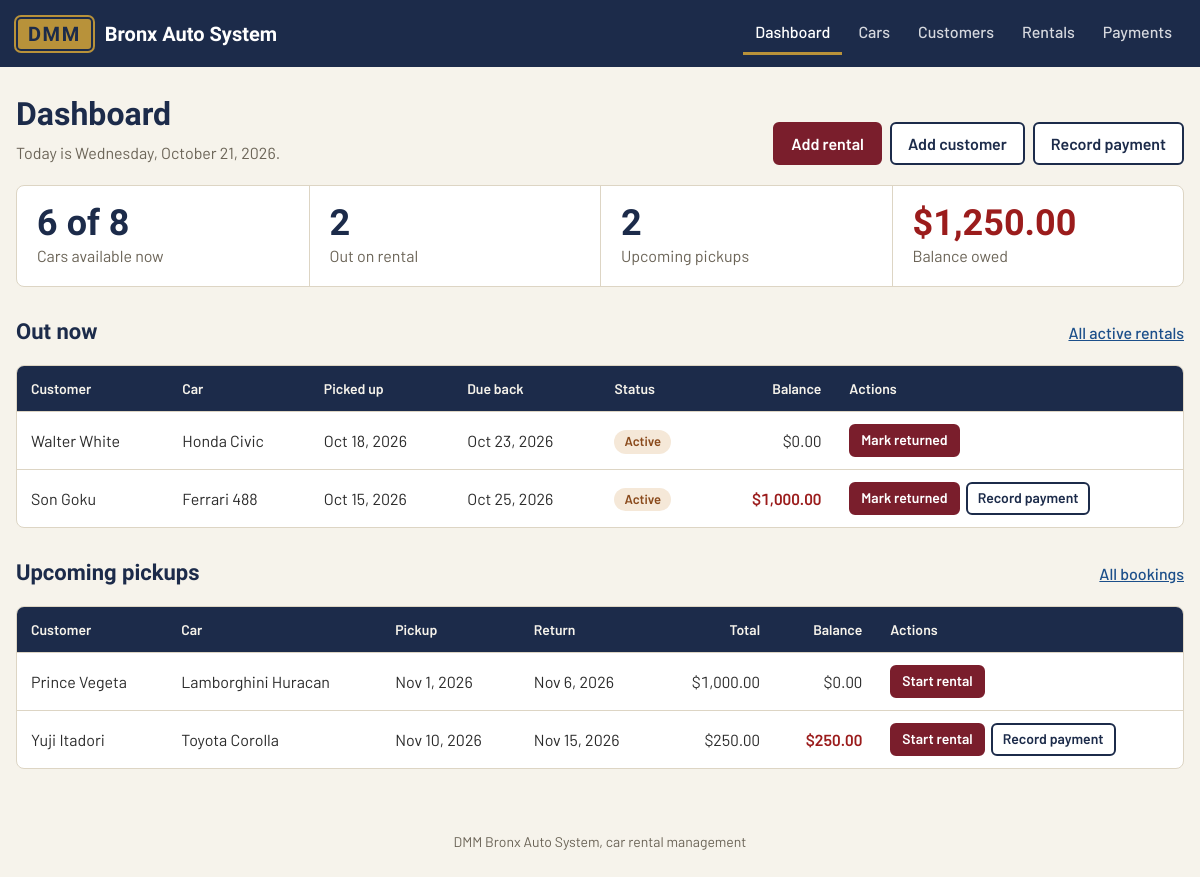
The page / on the database its author committed.
### tables this page shows
CREATE TABLE rentals (
    rental_id    INT          NOT NULL AUTO_INCREMENT,
    customer_id  INT          NOT NULL,
    car_id       INT          NOT NULL,
    rental_date  DATE         NOT NULL,
    return_date  DATE         NOT NULL,
    status       VARCHAR(20)  NOT NULL DEFAULT 'Booked',
    PRIMARY KEY (rental_id),
    KEY idx_rentals_customer (customer_id),
     
    KEY idx_rentals_car_dates (car_id, rental_date, return_date),
    KEY idx_rentals_status (status),
    CONSTRAINT fk_rentals_customer FOREIGN KEY (customer_id)
        REFERENCES customers (customer_id)
        ON UPDATE CASCADE ON DELETE RESTRICT,
    CONSTRAINT fk_rentals_car FOREIGN KEY (car_id)
        REFERENCES cars (car_id)
        ON UPDATE CASCADE ON DELETE RESTRICT,
    CONSTRAINT chk_rentals_dates CHECK (return_date >= rental_date),
    CONSTRAINT chk_rentals_status CHECK (status IN ('Booked', 'Active', 'Returned'))
);

CREATE TABLE customers (
    customer_id  INT           NOT NULL AUTO_INCREMENT,
    first_name   VARCHAR(50)   NOT NULL,
    last_name    VARCHAR(50)   NOT NULL,
    email        VARCHAR(100)  NOT NULL,
    phone        VARCHAR(15)   NOT NULL,
    PRIMARY KEY (customer_id),
    CONSTRAINT uq_customers_email UNIQUE (email)
);

CREATE TABLE cars (
    car_id   INT          NOT NULL AUTO_INCREMENT,
    brand    VARCHAR(50)  NOT NULL,
    model    VARCHAR(50)  NOT NULL,
    year     SMALLINT     NOT NULL,
    type_id  INT          NOT NULL,
    PRIMARY KEY (car_id),
    KEY idx_cars_type (type_id),
    CONSTRAINT fk_cars_type FOREIGN KEY (type_id)
        REFERENCES cartypes (type_id)
        ON UPDATE CASCADE ON DELETE RESTRICT,
    CONSTRAINT chk_cars_year CHECK (year BETWEEN 1990 AND 2100)
);

### index.php (the view, shortened to what this page needs)
<?php
require_once __DIR__ . "/includes/functions.php";
require_once __DIR__ . "/includes/db_connect.php";
$fleet = $conn->query("
    SELECT (SELECT COUNT(*) FROM cars) AS total_cars,
           (SELECT COUNT(DISTINCT car_id) FROM rentals WHERE status = 'Active') AS cars_out
")->fetch_assoc();
$cars_available = $fleet["total_cars"] - $fleet["cars_out"];
$owed = $conn->query("
    SELECT COALESCE(SUM(GREATEST(d.balance, 0)), 0) AS total_owed
    FROM (" . RENTAL_DETAILS_SQL . ") AS d
")->fetch_assoc()["total_owed"];
$out_now  = fetch_rentals($conn, "Active", "return_soonest");
$upcoming = fetch_rentals($conn, "Booked", "pickup_soonest");
$active_page = "index.php";
require __DIR__ . "/includes/header.php";
?>
<div class="page-head">
    <div>
        <h1>Dashboard</h1>
        <p>Today is <?= e(date("l, F j, Y")) ?>.</p>
    </div>
    <div class="page-actions">
        <a class="btn" href="add_rental.php">Add rental</a>
        <a class="btn btn-secondary" href="add_customer.php">Add customer</a>
        <a class="btn btn-secondary" href="add_payment.php">Record payment</a>
    </div>
</div>
<section class="figures" aria-label="Today at a glance">
    <div class="figure">
        <strong><?= (int) $cars_available ?> of <?= (int) $fleet["total_cars"] ?></strong>
        <span>Cars available now</span>
    </div>
    <div class="figure">
        <strong><?= count($out_now) ?></strong>
        <span>Out on rental</span>
    </div>
    <div class="figure">
        <strong><?= count($upcoming) ?></strong>
        <span>Upcoming pickups</span>
    </div>
    <div class="figure<?= $owed > 0 ? " is-owed" : "" ?>">
        <strong><?= e(money($owed)) ?></strong>
        <span>Balance owed</span>
    </div>
</section>
<div class="section-title">
    <h2>Out now</h2>
    <a href="view_rentals.php?status=Active">All active rentals</a>
</div>
<div class="table-wrap">
    <table class="stack">
        <thead>
            <tr>
                <th>Customer</th>
                <th>Car</th>
                <th>Picked up</th>
                <th>Due back</th>
                <th>Status</th>
                <th class="num">Balance</th>
                <th>Actions</th>
            </tr>
        </thead>
        <tbody>
        <?php foreach ($out_now as $r): ?>
            <tr>
                <td data-label="Customer"><?= e($r["first_name"] . " " . $r["last_name"]) ?></td>
                <td data-label="Car"><?= e($r["brand"] . " " . $r["model"]) ?></td>
                <td data-label="Picked up"><?= e(nice_date($r["rental_date"])) ?></td>
                <td data-label="Due back"><?= e(nice_date($r["return_date"])) ?></td>
                <td data-label="Status"><?= rental_status($r) ?></td>
                <td data-label="Balance" class="num<?= $r["balance"] > 0 ? " owed" : "" ?>"><?= e(money($r["balance"])) ?></td>
                <td data-label="Actions"><?= rental_actions($r, "index.php") ?></td>
            </tr>
        <?php endforeach; ?>
        </tbody>
    </table>
</div>
<div class="section-title">
    <h2>Upcoming pickups</h2>
    <a href="view_rentals.php?status=Booked">All bookings</a>
</div>
<div class="table-wrap">
    <table class="stack">
        <thead>
            <tr>
                <th>Customer</th>
                <th>Car</th>
                <th>Pickup</th>
                <th>Return</th>
                <th class="num">Total</th>
                <th class="num">Balance</th>
                <th>Actions</th>
            </tr>
        </thead>
        <tbody>
        <?php foreach ($upcoming as $r): ?>
            <tr>
                <td data-label="Customer"><?= e($r["first_name"] . " " . $r["last_name"]) ?></td>
                <td data-label="Car"><?= e($r["brand"] . " " . $r["model"]) ?></td>
                <td data-label="Pickup" class="nowrap"><?= e(nice_date($r["rental_date"])) ?></td>
                <td data-label="Return" class="nowrap"><?= e(nice_date($r["return_date"])) ?></td>
                <td data-label="Total" class="num"><?= e(money($r["total_cost"])) ?></td>
                <td data-label="Balance" class="num<?= $r["balance"] > 0 ? " owed" : "" ?>"><?= e(money($r["balance"])) ?></td>
                <td data-label="Actions"><?= rental_actions($r, "index.php") ?></td>
            </tr>
        <?php endforeach; ?>
        </tbody>
    </table>
</div>
<?php require __DIR__ . "/includes/footer.php"; ?>

### includes/header.php (shortened to what this page needs)
<?php
$nav_links = [
    "index.php"          => "Dashboard",
    "view_cars.php"      => "Cars",
    "view_customers.php" => "Customers",
    "view_rentals.php"   => "Rentals",
    "view_payments.php"  => "Payments",
];
$active_page = $active_page ?? "";
?>
<!DOCTYPE html>
<html lang="en">
<head>
    <link rel="stylesheet" href="assets/css/style.css">
</head>
<body>
<header class="topbar">
    <div class="topbar-inner">
        <a class="brand" href="index.php">
            <span class="plate">DMM</span>
            <span class="brand-name">Bronx Auto System</span>
        </a>
        <nav class="main-nav" aria-label="Main">
            <?php foreach ($nav_links as $href => $label): ?>
                <a href="<?= e($href) ?>"<?= $active_page === $href ? ' class="active" aria-current="page"' : "" ?>><?= e($label) ?></a>
            <?php endforeach; ?>
        </nav>
    </div>
</header>
<main class="page">

### includes/functions.php (shortened to what this page needs)
<?php
function fetch_rentals(mysqli $conn, ?string $status = null, string $sort = "newest"): array
{
    $sort_options = [
        "newest"          => "r.rental_date DESC, r.rental_id DESC",
        "pickup_soonest"  => "r.rental_date ASC, r.rental_id ASC",
        "return_soonest"  => "r.return_date ASC, r.rental_id ASC",
    ];
    $order_by = $sort_options[$sort] ?? $sort_options["newest"];
    if ($status !== null) {
        $stmt = $conn->prepare(RENTAL_DETAILS_SQL . " WHERE r.status = ? ORDER BY " . $order_by);
        $stmt->bind_param("s", $status);
    } else {
        $stmt = $conn->prepare(RENTAL_DETAILS_SQL . " ORDER BY " . $order_by);
    }
    $stmt->execute();
    $rows = $stmt->get_result()->fetch_all(MYSQLI_ASSOC);
    return $rows;
}
function e($value): string
{
    return htmlspecialchars((string) $value, ENT_QUOTES, "UTF-8");
}
function money($amount): string
{
    return "$" . number_format((float) $amount, 2);
}
function nice_date(?string $date): string
{
    $d = DateTime::createFromFormat("Y-m-d", (string) $date);
    return $d ? $d->format("M j, Y") : (string) $date;
}
function status_badge(string $status): string
{
    $class = "badge-" . strtolower($status);
    return '<span class="badge ' . e($class) . '">' . e($status) . "</span>";
}
function rental_status(array $rental): string
{
    $html = status_badge($rental["status"]);
    return $html;
}
function rental_actions(array $rental, string $return_to): string
{
    $id = (int) $rental["rental_id"];
    $html = "";
    if ($rental["status"] === "Booked") {
        $html .= rental_step_form($id, "start", "Start rental", "Hand over the car and start rental #$id?", $return_to);
    } elseif ($rental["status"] === "Active") {
        $html .= rental_step_form($id, "return", "Mark returned", "Mark rental #$id as returned?", $return_to);
    }
    if ((float) $rental["balance"] > 0) {
        $html .= '<a class="btn btn-small btn-secondary" href="add_payment.php?rental_id=' . $id . '">Record payment</a>';
    }
    return $html === "" ? '<span class="subtle">Done</span>' : '<div class="actions">' . $html . "</div>";
}
function rental_step_form(int $rental_id, string $step, string $label, string $question, string $return_to): string
{
    return '<form class="inline-form" method="POST" action="update_rental.php" data-confirm="' . e($question) . '">'
         . csrf_field()
         . '<input type="hidden" name="rental_id" value="' . $rental_id . '">'
         . '<input type="hidden" name="step" value="' . e($step) . '">'
         . '<input type="hidden" name="return_to" value="' . e($return_to) . '">'
         . '<button type="submit" class="btn btn-small">' . e($label) . "</button>"
         . "</form>";
}
function csrf_token(): string
{
    return $_SESSION["csrf_token"];
}
function csrf_field(): string
{
    return '<input type="hidden" name="csrf_token" value="' . e(csrf_token()) . '">';
}

### includes/footer.php (shortened to what this page needs)
</main>
<footer class="site-footer">
    <p>DMM Bronx Auto System, car rental management</p>
</footer>
</body>
</html>

### assets/css/style.css (style rules this page uses)
:root { --navy: #1c2b4a; --navy-soft: #2c3e63; --burgundy: #7a1e2c; --burgundy-dark: #5e1621; --gold: #b8923a; --page: #f6f3eb; --surface: #ffffff; --line: #ddd5c4; --head: #f1ece1; --text: #2b2b2b; --muted: #6b6457; --green: #2e6b3f; --green-bg: #e6efe5; --blue: #1c4f8a; --blue-bg: #e3eaf3; --amber: #8a4a1c; --amber-bg: #f5e8d8; --red: #9b1c1c; --red-bg: #f7e4e1; --radius: 8px; --font: "Barlow", system-ui, -apple-system, "Segoe UI", Roboto, sans-serif; --font-head: "Barlow Semi Condensed", "Barlow", system-ui, sans-serif; }
* { box-sizing: border-box; }
body { margin: 0; font-family: var(--font); font-size: 16px; line-height: 1.5; color: var(--text); background: var(--page); }
h1, h2, h3 { font-family: var(--font-head); color: var(--navy); line-height: 1.2; margin: 0 0 8px; }
h1 { font-size: 2rem; }
h2 { font-size: 1.375rem; }
a { color: var(--blue); }
.topbar { background: var(--navy); color: #fff; }
.topbar-inner { max-width: 1200px; margin: 0 auto; padding: 12px 16px; display: flex; align-items: center; justify-content: space-between; gap: 16px; flex-wrap: wrap; }
.brand { display: flex; align-items: center; gap: 12px; color: #fff; text-decoration: none; }
.plate { font-family: var(--font-head); font-weight: 700; font-size: 1.25rem; letter-spacing: 0.08em; color: var(--navy); background: var(--gold); padding: 2px 12px; border-radius: 5px; box-shadow: inset 0 0 0 2px var(--navy), 0 0 0 2px var(--gold); }
.brand-name { font-family: var(--font-head); font-weight: 600; font-size: 1.25rem; }
.main-nav { display: flex; gap: 4px; }
.main-nav a { color: rgba(255, 255, 255, 0.82); text-decoration: none; font-weight: 500; padding: 8px 12px; border-bottom: 3px solid transparent; white-space: nowrap; }
.main-nav a.active { color: #fff; border-bottom-color: var(--gold); }
.page { max-width: 1200px; margin: 0 auto; padding: 28px 16px 48px; }
.page-head { display: flex; align-items: flex-end; justify-content: space-between; gap: 16px; flex-wrap: wrap; margin-bottom: 20px; }
.page-head p { margin: 0; color: var(--muted); }
.page-actions { display: flex; gap: 8px; flex-wrap: wrap; }
.section-title { display: flex; align-items: baseline; justify-content: space-between; gap: 12px; margin: 32px 0 12px; }
.section-title a { font-weight: 500; }
.site-footer { text-align: center; color: var(--muted); font-size: 0.875rem; padding: 0 16px 32px; }
.figures { display: grid; grid-auto-flow: column; grid-auto-columns: 1fr; background: var(--surface); border: 1px solid var(--line); border-radius: var(--radius); }
.figure { padding: 18px 20px; border-left: 1px solid var(--line); }
.figure:first-child { border-left: 0; }
.figure strong { display: block; font-family: var(--font-head); font-size: 2.25rem; line-height: 1.1; color: var(--navy); font-variant-numeric: tabular-nums; }
.figure span { color: var(--muted); }
.figure.is-owed strong { color: var(--red); }
.btn { display: inline-block; font: inherit; font-weight: 600; line-height: 1.2; text-decoration: none; text-align: center; color: #fff; background: var(--burgundy); border: 2px solid var(--burgundy); border-radius: 6px; padding: 10px 16px; cursor: pointer; }
.btn-secondary { color: var(--navy); background: var(--surface); border-color: var(--navy); }
.btn-small { font-size: 0.875rem; padding: 6px 10px; }
.inline-form { display: inline; margin: 0; }
.actions { display: flex; gap: 6px; flex-wrap: wrap; }
.table-wrap { background: var(--surface); border: 1px solid var(--line); border-radius: var(--radius); overflow-x: auto; }
table { width: 100%; border-collapse: collapse; }
th, td { padding: 12px 14px; text-align: left; vertical-align: middle; border-bottom: 1px solid var(--line); }
th { background: var(--navy); color: #f6f3eb; font-size: 0.875rem; font-weight: 600; white-space: nowrap; }
tbody tr:last-child td { border-bottom: 0; }
.num { text-align: right; font-variant-numeric: tabular-nums; white-space: nowrap; }
.nowrap { white-space: nowrap; }
.owed { color: var(--red); font-weight: 600; }
.badge { display: inline-block; font-size: 0.8125rem; font-weight: 600; padding: 2px 10px; border-radius: 999px; white-space: nowrap; }
.badge-active, .badge-rented { background: var(--amber-bg); color: var(--amber); }

### rows shown on the page
rentals: customer.last_name "Walter White", car.model "Honda Civic", rental_date "Oct 18, 2026", return_date "Oct 23, 2026", status "Active", balance "$0.00", label "Mark returned"
rentals: customer.last_name "Son Goku", car.model "Ferrari 488", rental_date "Oct 15, 2026", return_date "Oct 25, 2026", status "Active", balance "$1,000.00", label "Mark returned"
rentals: customer.last_name "Prince Vegeta", car.model "Lamborghini Huracan", rental_date "Nov 1, 2026", return_date "Nov 6, 2026", total_cost "$1,000.00", balance "$0.00", label "Start rental"
rentals: customer.last_name "Yuji Itadori", car.model "Toyota Corolla", rental_date "Nov 10, 2026", return_date "Nov 15, 2026", total_cost "$250.00", balance "$250.00", label "Start rental"

### other values the page prints
$label "Dashboard"
$label "Cars"
$label "Customers"
$label "Rentals"
$label "Payments"
$cars_available "6"
$fleet["total_cars"] "8"
count($out_now) "2"
count($upcoming) "2"
money($owed) "$1,250.00"
